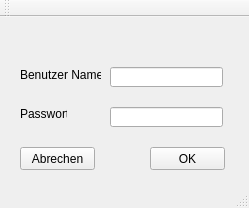
<?xml version="1.0" encoding="UTF-8"?>
<ui version="4.0">
 <class>MainWindow</class>
 <widget class="QMainWindow" name="MainWindow">
  <property name="geometry">
   <rect>
    <x>0</x>
    <y>0</y>
    <width>249</width>
    <height>208</height>
   </rect>
  </property>
  <property name="windowTitle">
   <string>MainWindow</string>
  </property>
  <widget class="QWidget" name="centralWidget">
   <widget class="QPushButton" name="cancel">
    <property name="geometry">
     <rect>
      <x>20</x>
      <y>130</y>
      <width>75</width>
      <height>23</height>
     </rect>
    </property>
    <property name="text">
     <string>Abrechen</string>
    </property>
   </widget>
   <widget class="QPushButton" name="ok">
    <property name="geometry">
     <rect>
      <x>150</x>
      <y>130</y>
      <width>75</width>
      <height>23</height>
     </rect>
    </property>
    <property name="text">
     <string>OK</string>
    </property>
   </widget>
   <widget class="QLineEdit" name="lineEdit">
    <property name="geometry">
     <rect>
      <x>110</x>
      <y>50</y>
      <width>113</width>
      <height>20</height>
     </rect>
    </property>
   </widget>
   <widget class="QLineEdit" name="lineEdit_2">
    <property name="geometry">
     <rect>
      <x>110</x>
      <y>90</y>
      <width>113</width>
      <height>20</height>
     </rect>
    </property>
   </widget>
   <widget class="QLabel" name="label">
    <property name="geometry">
     <rect>
      <x>20</x>
      <y>50</y>
      <width>81</width>
      <height>16</height>
     </rect>
    </property>
    <property name="text">
     <string>Benutzer Name</string>
    </property>
   </widget>
   <widget class="QLabel" name="label_2">
    <property name="geometry">
     <rect>
      <x>20</x>
      <y>90</y>
      <width>47</width>
      <height>13</height>
     </rect>
    </property>
    <property name="text">
     <string>Passwort</string>
    </property>
   </widget>
  </widget>
  <widget class="QMenuBar" name="menuBar">
   <property name="geometry">
    <rect>
     <x>0</x>
     <y>0</y>
     <width>249</width>
     <height>21</height>
    </rect>
   </property>
  </widget>
  <widget class="QToolBar" name="mainToolBar">
   <attribute name="toolBarArea">
    <enum>TopToolBarArea</enum>
   </attribute>
   <attribute name="toolBarBreak">
    <bool>false</bool>
   </attribute>
  </widget>
  <widget class="QStatusBar" name="statusBar"/>
 </widget>
 <layoutdefault spacing="6" margin="11"/>
 <resources/>
 <connections/>
</ui>
